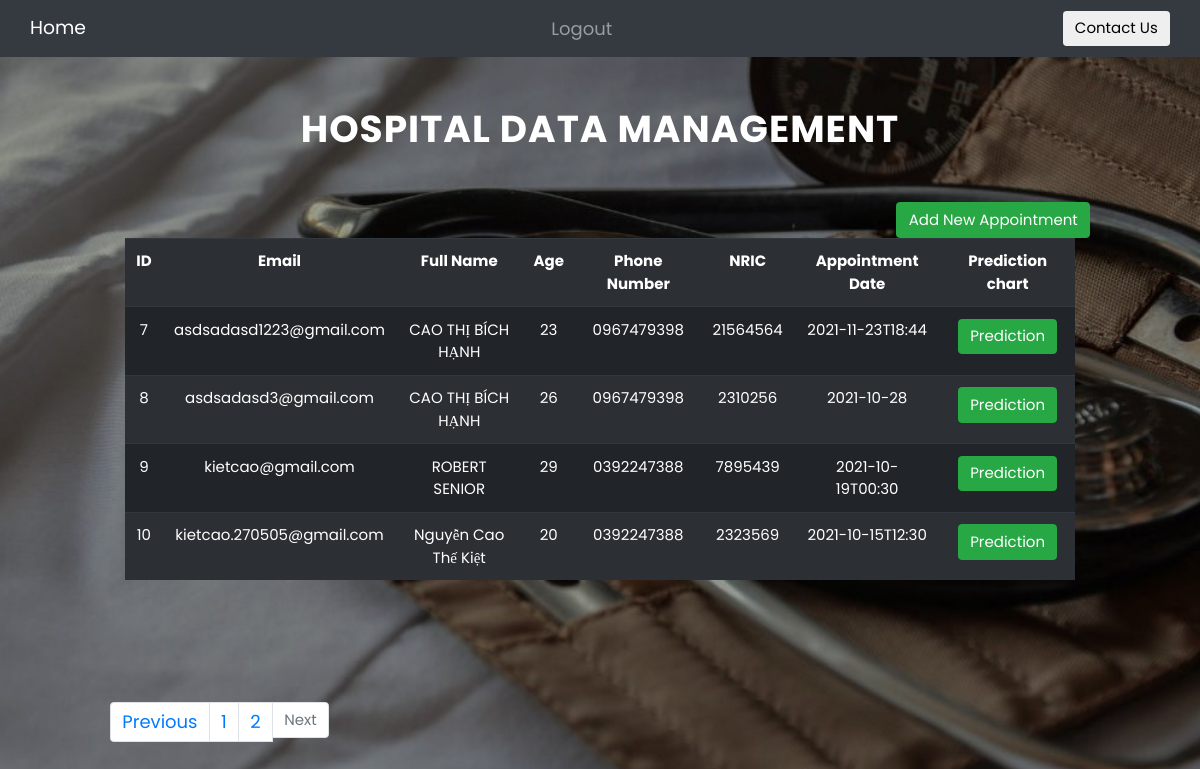
The page /home/2 (signed in) on the database its author committed.
### website/models.py (models this page shows)
class User(db.Model, UserMixin):
    id = db.Column(db.Integer, primary_key=True)
    email = db.Column(db.String(150), unique=True)
    full_name = db.Column(db.String(150))
    age = db.Column(db.Integer)
    phone_number = db.Column(db.String(150))
    NRIC = db.Column(db.String(150))
    date_pick = db.Column(db.String(150))
    gender = db.Column(db.String(150))
    SymptomsResult = db.Column(db.Integer)
    cancelReason = db.relationship('Cancel')

### website/views.py (the view)
@views.route('/home/<int:page_num>', methods=['GET', 'POST'])
@login_required
def home(page_num):
    user = User.query.paginate(per_page=5, page=page_num, error_out=True)
    return render_template("home.html", user = user)

### website/__init__.py (called while the page is built)
def create_app():
    app = Flask(__name__)
    app.config['SECRET_KEY'] = 'Jackson'
    app.config['SQLALCHEMY_DATABASE_URI'] = f'sqlite:///{DB_NAME}'
    db.init_app(app)
    from .views import views
    from .auth import auth
    app.register_blueprint(views, url_prefix='/')
    app.register_blueprint(auth, url_prefix='/')
    from .models import Employer
    create_database(app)
    login_manager = LoginManager()
    login_manager.login_view = 'auth.login'
    login_manager.init_app(app)
    @login_manager.user_loader
    def load_user(id):
        return Employer.query.get(int(id))
    return app

### website/templates/home.html (shortened to what this page needs)
{% extends 'base.html' %} {% block title %} home {% endblock %} {% block content %}
<head>
    <link href="static/style.css" rel="stylesheet" type="text/css">
</head>
<body style="background-image: url('static/changeAppointment.jpg'); background-repeat: no-repeat; background-size: cover; background-position: center center;">
    <div class="container">
        <div class="wrapper">
            <div class="col-lg-12">
                <h1 class="dataTableTitle">Hospital Data Management</h1> <button type="button" class="btn btn-success float-right" data-toggle="modal" data-target="#mymodal">Add New Appointment</button>
                <div class="container" style="height: 500px;">
                    <table class="table table-striped table-dark" style="width: 1050px">
                        <tr>
                            <th>ID</th>
                            <th>Email</th>
                            <th>Full Name</th>
                            <th>Age</th>
                            <th>Phone Number</th>
                            <th>NRIC</th>
                            <th>Appointment Date</th>
                            <th>Prediction chart</th>
                        </tr>
                        {% for user in user.items %}
                        <tr>
                            <td>{{ user.id}}</td>
                            <td>{{ user.email}}</td>
                            <td>{{ user.full_name}}</td>
                            <td>{{ user.age}}</td>
                            <td>{{ user.phone_number}}</td>
                            <td>{{ user.NRIC}}</td>
                            <td>{{ user.date_pick}}</td>
                            <td>
                                <a href="/prediction/{{user.id}}" class="btn btn-success btn-xs" data-toggle="modal" data-target="#modalPredictionChart{{user.id}}">Prediction</a>
                            </td>
                        </tr>
                        {% endfor %}
                    </table>
                </div>
                <ul class="pagination">
                    {% if user.has_prev %}
                    <li class="page-item"><a class="page-link" href="{{ url_for('views.home', page_num=user.prev_num) }}">Previous</a></li>
                    {% else %}
                    <li class="page-item disabled"><span class="page-link">Previous</span> {% endif %}
                    {% for page in user.iter_pages(left_edge=3, right_edge=3) %} {% if page %}
                    <li class="page-item"><a class="page-link" href="{{ url_for('views.home', page_num=page) }}">{{ page }}</a></li>
                    {% else %}
                    <li class="page-item disabled" id="example_ellipsis"><a href="#" class="page-link">…</a></li>
                    {% endif %} {% endfor %} {% if user.has_next %}
                    <li class="page-item"><a class="page-link" href="{{ url_for('views.home', page_num=user.next_num) }}">Next</a></li>
                    {% else %}
                    <li class="page-item disabled"><span class="page-link">Next</span> {% endif %}
                </ul>
            </div>
        </div>
    </div>
</body>
{% endblock %}

### website/static/style.css (style rules this page uses)
* { margin: 0; padding: 0; box-sizing: border-box; }
html, body { font-family: 'Poppins'; font-size: 15px; }
a { font-size: 18px; }
html { scroll-behavior: smooth; }
body { background-position: 100%; background-size: cover; background-attachment: fixed; background: white; }
.wrapper { padding: 50px; text-align: center; }
.dataTableTitle { color: white; margin-bottom: 50px; text-transform: uppercase; font-weight: bold; letter-spacing: 1px; }

### rows shown on the page
User: id "7", email "asdsadasd1223@gmail.com", full_name "CAO THỊ BÍCH HẠNH", age "23", phone_number "0967479398", NRIC "21564564", date_pick "2021-11-23T18:44"
User: id "8", email "asdsadasd3@gmail.com", full_name "CAO THỊ BÍCH HẠNH", age "26", phone_number "0967479398", NRIC "2310256", date_pick "2021-10-28"
User: id "9", email "kietcao@gmail.com", full_name "ROBERT SENIOR", age "29", phone_number "0392247388", NRIC "7895439", date_pick "2021-10-19T00:30"
User: id "10", email "kietcao.270505@gmail.com", full_name "Nguyễn Cao Thế Kiệt", age "20", phone_number "0392247388", NRIC "2323569", date_pick "2021-10-15T12:30"

### other values the page prints
{{ page }} "1" "2"
